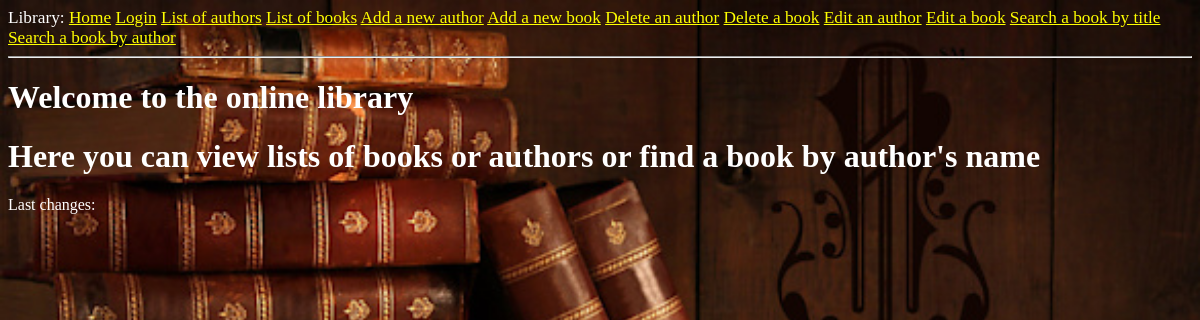
The app's page /index, older data.
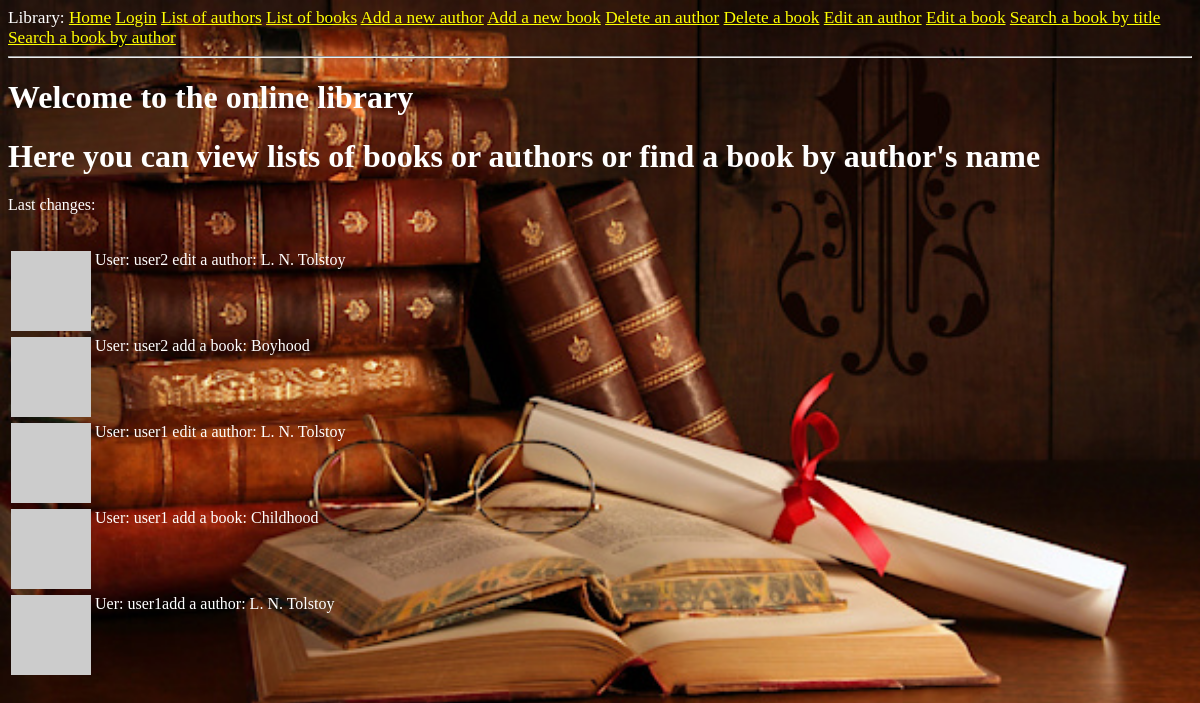
The same page, newer data.
### app/models.py (models this page shows, shortened)
class Post(db.Model):
    id = db.Column(db.Integer, primary_key=True)
    body = db.Column(db.String(140))
    timestamp = db.Column(db.DateTime, index=True, default=datetime.utcnow)
    user_id = db.Column(db.Integer, db.ForeignKey('user.id'))

### app/routes.py (the view)
@app.route('/')
@app.route('/index')
def index():
    posts = Post.query.all();
    return render_template("index.html", title='Home Page', posts=list(reversed(posts)))

### app/models.py (called while the page is built)
    def avatar(self, size):
        digest = md5(self.email.lower().encode('utf-8')).hexdigest()
        return 'https://www.gravatar.com/avatar/{}?d=identicon&s={}'.format(
            digest, size)

### app/routes.py (called while the page is built)
@app.before_request
def before_request():
    if current_user.is_authenticated:
        current_user.last_seen = datetime.utcnow()
        db.session.commit()

### app/templates/index.html
{% extends "Base.html" %}
{% block content %}
     <h1>Welcome to the online library</h1>
    <h1>Here you can view lists of books or authors or find a book by author's name</h1>
    <p>Last changes:</p><br>
    {% for post in posts %}
        {% include '_post.html' %}
    {% endfor %}
{% endblock %}

### app/templates/_post.html
<table>
    <tr valign="top">
        <td><img src="{{ post.author.avatar(36) }}"></td>
        <td>{{ post.body }}</td>
    </tr>
</table>

Row changes from the older to the newer data that the page shows:
added Post: body "User: user2 edit a author: L. N. Tolstoy"
added Post: body "User: user2 add a book: Boyhood"
added Post: body "User: user1 edit a author: L. N. Tolstoy"
added Post: body "User: user1 add a book: Childhood"
added Post: body "Uer: user1add a author: L. N. Tolstoy"
